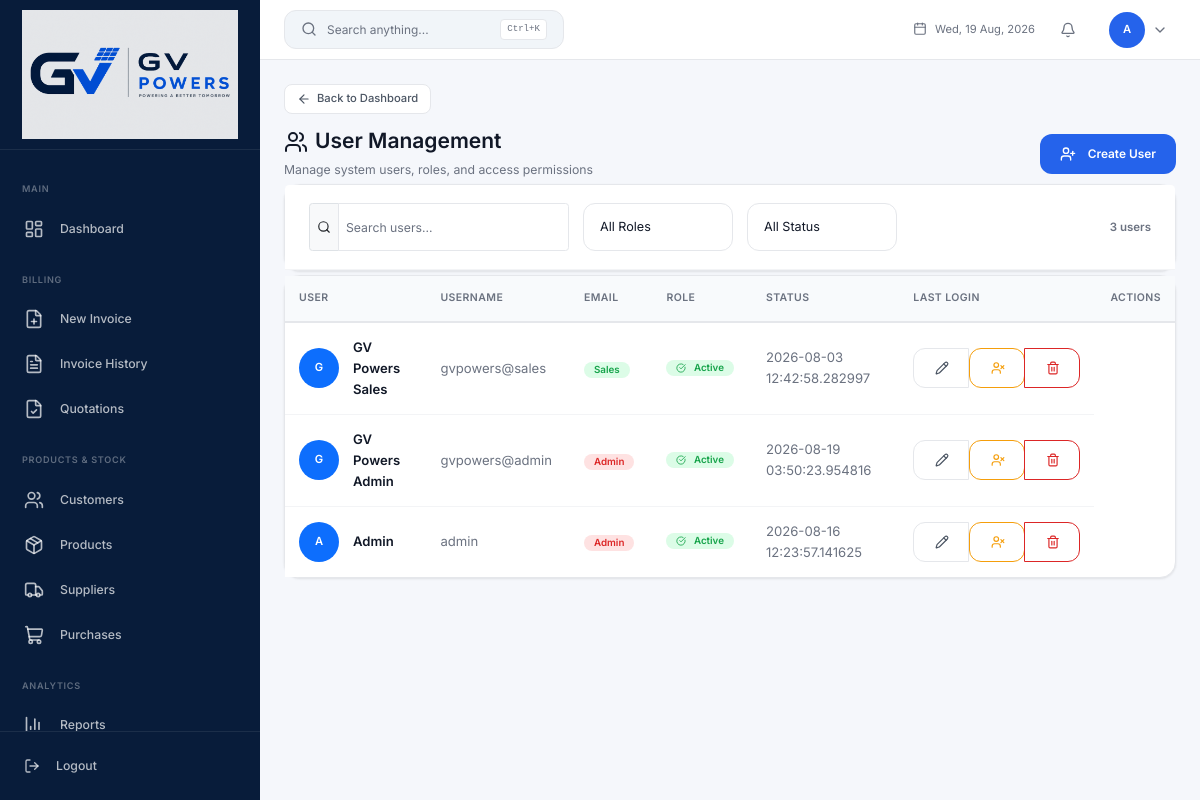
The app's page /users (signed in) with its own data.
### app.py (models this page shows, shortened)
class User(UserMixin, db.Model):
    __tablename__ = 'users'
    id = db.Column(db.Integer, primary_key=True)
    username = db.Column(db.String(80), unique=True, nullable=False)
    email = db.Column(db.String(120), unique=True, nullable=False)
    password_hash = db.Column(db.String(256), nullable=False)
    full_name = db.Column(db.String(120), nullable=False)
    role = db.Column(db.String(20), default='staff')
    is_active = db.Column(db.Boolean, default=True)
    last_login = db.Column(db.DateTime)
    created_at = db.Column(db.DateTime, default=datetime.utcnow)
    updated_at = db.Column(db.DateTime, default=datetime.utcnow, onupdate=datetime.utcnow)
    @property
    def is_admin(self): return self.role == 'admin'

### app.py (the view)
@app.route('/users')
@admin_required
def users_list():
    return render_template('admin/users.html', users=User.query.order_by(User.created_at.desc()).all())

### app.py (called while the page is built)
def admin_required(f):
    @wraps(f)
    def decorated(*args, **kwargs):
        if not current_user.is_authenticated: flash('Please log in.', 'warning'); return redirect(url_for('login'))
        if not current_user.is_admin: flash('Admin access required.', 'danger'); return redirect(url_for('index'))
        return f(*args, **kwargs)
    return decorated

@app.before_request
def enforce_role_permissions():
    if not current_user.is_authenticated:
        return
    if current_user.is_admin:
        return
    ep = request.endpoint or ''
    if ep in SALES_ENDPOINTS or ep.startswith('static'):
        return
    flash('You do not have permission to access this page.', 'danger')
    return redirect(url_for('dashboard'))

### templates/admin/users.html (shortened to what this page needs)
{% extends "layouts/admin_layout.html" %}
{% block back_link %}
<a href="{{ url_for('dashboard') }}" class="ih-back-link"><i data-lucide="arrow-left"></i> Back to Dashboard</a>
{% endblock %}
{% block content %}
<div class="d-flex justify-content-between align-items-center mb-4">
  <div>
    <h4 class="mb-1"><i data-lucide="users" class="me-2"></i>User Management</h4>
    <small class="text-muted">Manage system users, roles, and access permissions</small>
  </div>
  <button class="btn btn-primary" data-bs-toggle="modal" data-bs-target="#createUserModal">
    <i data-lucide="user-plus" class="me-1"></i> Create User
  </button>
</div>
<div class="card mb-4">
  <div class="card-header d-flex align-items-center justify-content-between flex-wrap gap-2">
    <div class="d-flex align-items-center gap-3 flex-wrap">
      <div class="input-group input-group-sm" style="width:260px;">
        <span class="input-group-text"><i data-lucide="search" style="width:14px;height:14px;"></i></span>
        <input type="text" class="form-control" placeholder="Search users..." id="userSearch">
      </div>
      <select class="form-select form-select-sm" id="roleFilter" style="width:150px;">
        <option value="">All Roles</option>
      </select>
      <select class="form-select form-select-sm" id="statusFilter" style="width:150px;">
        <option value="">All Status</option>
      </select>
    </div>
    <span class="text-muted small" id="userCount">{{ (users or [])|length }} user{{ 's' if (users or [])|length != 1 }}</span>
  </div>
</div>
<div class="card">
  <div class="card-body p-0">
    <div class="table-responsive">
      <table class="table table-hover align-middle mb-0" id="usersTable">
        <thead>
          <tr>
            <th class="ps-3">User</th>
            <th>Username</th>
            <th>Email</th>
            <th>Role</th>
            <th>Status</th>
            <th>Last Login</th>
            <th class="text-end pe-3">Actions</th>
          </tr>
        </thead>
        <tbody>
          {% for user in users or [] %}
          <tr data-role="{{ user.role }}" data-status="{{ 'active' if user.is_active else 'inactive' }}">
            <td class="ps-3">
              <div class="d-flex align-items-center">
                <div class="rounded-circle bg-primary d-flex align-items-center justify-content-center me-3" style="width:40px;height:40px;flex-shrink:0;">
                  <span class="text-white fw-semibold" style="font-size:0.8rem;">{{ (user.full_name or user.username)[0]|upper }}</span>
                </div>
                <div>
                  <div class="fw-semibold">{{ user.full_name or user.username }}</div>
                </div>
              </div>
            </td>
            <td class="text-muted">{{ user.username }}</td>
            <td>
              <span class="badge {{ 'badge-danger' if user.role == 'admin' else 'badge-info' if user.role == 'manager' else 'badge-success' if user.role == 'sales' else 'badge-secondary' }}">
                {{ user.role | capitalize }}
              </span>
            </td>
            <td>
              {% if user.is_active %}
                <span class="badge badge-success"><i data-lucide="check-circle" style="width:10px;height:10px;" class="me-1"></i>Active</span>
              {% else %}
                <span class="badge badge-danger"><i data-lucide="x-circle" style="width:10px;height:10px;" class="me-1"></i>Inactive</span>
              {% endif %}
            </td>
            <td class="text-muted">{{ user.last_login or 'Never' }}</td>
            <td class="text-end pe-3">
              <div class="btn-group btn-group-sm">
                <button class="btn btn-outline-secondary" title="Edit" data-bs-toggle="modal" data-bs-target="#editUserModal{{ user.id }}">
                  <i data-lucide="pencil" style="width:14px;height:14px;"></i>
                </button>
                <form method="POST" action="{{ url_for('toggle_user', user_id=user.id) }}" class="d-inline">
                  <button type="submit" class="btn btn-outline-{{ 'warning' if user.is_active else 'success' }}" title="{{ 'Deactivate' if user.is_active else 'Activate' }}">
                    <i data-lucide="{{ 'user-x' if user.is_active else 'user-check' }}" style="width:14px;height:14px;"></i>
                  </button>
                </form>
                <button class="btn btn-outline-danger" title="Delete" data-bs-toggle="modal" data-bs-target="#deleteUserModal{{ user.id }}">
                  <i data-lucide="trash-2" style="width:14px;height:14px;"></i>
                </button>
              </div>
            </td>
          </tr>
          {% endfor %}
        </tbody>
      </table>
    </div>
  </div>
</div>
{% endblock %}

### templates/layouts/admin_layout.html (shortened to what this page needs)
{% extends "base.html" %}
{% block body %}
<div class="app-wrapper">
    <aside class="sidebar" id="sidebar">
        <div class="sidebar-brand">
            <a href="{{ url_for('dashboard') }}" class="brand-icon-link">
                <img src="{{ url_for('static', filename='img/logo/img.png') }}" alt="GV Powers" class="brand-logo">
            </a>
        </div>
        <nav class="sidebar-nav">
            <div class="sidebar-section-title">Main</div>
            <a href="{{ url_for('dashboard') }}" class="nav-link {% if request.endpoint == 'dashboard' %}active{% endif %}" data-tooltip="Dashboard">
                <i data-lucide="layout-dashboard"></i>
                <span class="nav-text">Dashboard</span>
            </a>
            <div class="sidebar-section-title">Billing</div>
            <a href="{{ url_for('new_invoice') }}" class="nav-link {% if request.endpoint == 'new_invoice' %}active{% endif %}" data-tooltip="New Invoice">
                <i data-lucide="file-plus"></i>
                <span class="nav-text">New Invoice</span>
            </a>
            <a href="{{ url_for('invoice_history') }}" class="nav-link {% if request.endpoint in ('invoice_history', 'edit_invoice') %}active{% endif %}" data-tooltip="Invoice History">
                <i data-lucide="file-text"></i>
                <span class="nav-text">Invoice History</span>
            </a>
            {% if current_user.is_admin %}
            <a href="{{ url_for('quotations_list') }}" class="nav-link {% if request.endpoint in ('quotations_list', 'new_quotation', 'quotation_preview') %}active{% endif %}" data-tooltip="Quotations">
                <i data-lucide="file-check"></i>
                <span class="nav-text">Quotations</span>
            </a>
            <div class="sidebar-section-title">Products &amp; Stock</div>
            <a href="{{ url_for('customers_list') }}" class="nav-link {% if request.endpoint in ('customers_list', 'customer_profile', 'customer_ledger') %}active{% endif %}" data-tooltip="Customers">
                <i data-lucide="users"></i>
                <span class="nav-text">Customers</span>
            </a>
            <a href="{{ url_for('products_list') }}" class="nav-link " data-tooltip="Products">
                <i data-lucide="package"></i>
                <span class="nav-text">Products</span>
            </a>
            <a href="{{ url_for('suppliers_list') }}" class="nav-link {% if request.endpoint == 'suppliers_list' %}active{% endif %}" data-tooltip="Suppliers">
                <i data-lucide="truck"></i>
                <span class="nav-text">Suppliers</span>
            </a>
            <a href="{{ url_for('purchases_list') }}" class="nav-link {% if request.endpoint in ('purchases_list', 'purchase_orders') %}active{% endif %}" data-tooltip="Purchases">
                <i data-lucide="shopping-cart"></i>
                <span class="nav-text">Purchases</span>
            </a>
            <div class="sidebar-section-title">Analytics</div>
            {% set report_endpoints = ('reports_page', 'sales_report', 'payments_report', 'outstanding_report', 'gst_report', 'inventory_report', 'profit_report', 'customer_report', 'report_export') %}
            <a href="{{ url_for('reports_page') }}" class="nav-link {% if request.endpoint in report_endpoints %}active{% endif %}" data-tooltip="Reports">
                <i data-lucide="bar-chart-3"></i>
                <span class="nav-text">Reports</span>
            </a>
            {% endif %}
        </nav>
        <div class="sidebar-footer">
            <form action="{{ url_for('logout') }}" method="POST" class="d-inline">
                <button type="submit" class="nav-link btn btn-link text-start w-100" data-tooltip="Logout">
                    <i data-lucide="log-out"></i><span class="nav-text">Logout</span>
                </button>
            </form>
        </div>
    </aside>
    <div class="main-content">
        <header class="top-navbar">
            <button class="search-trigger" onclick="openSearch()" type="button">
                <i data-lucide="search" style="width:16px;height:16px;"></i>
                <span class="search-label">Search anything...</span>
                <kbd>Ctrl+K</kbd>
            </button>
            <div class="navbar-date">
                <i data-lucide="calendar" style="width:14px;height:14px;"></i>
                <span id="navDateDisplay"></span>
            </div>
            <div class="dropdown erp-menu" id="notificationBell" data-erp-menu>
                <button class="btn btn-link text-decoration-none position-relative p-1 erp-menu__trigger" data-erp-trigger aria-expanded="false" style="height:34px;width:34px;border-radius:10px;">
                    <i data-lucide="bell" style="width:20px;height:20px;color:var(--text-muted);"></i>
                </button>
            </div>
            <div class="dropdown erp-menu" data-erp-menu>
                <button class="user-dropdown erp-menu__trigger" data-erp-trigger aria-expanded="false" style="gap:.5rem;height:auto;width:auto;border-radius:12px;padding:.35rem .5rem;border:1px solid transparent;">
                    <div class="user-avatar">{{ current_user.full_name[0] }}</div>
                    <i data-lucide="chevron-down" style="width:16px;height:16px;color:var(--text-muted);"></i>
                </button>
            </div>
        </header>
        <div class="page-content">
            {% block back_link %}{% endblock %}
            {% block content %}{% endblock %}
        </div>
    </div>
</div>
{% endblock %}

### static/css/erp-menu.css (style rules this page uses)
.erp-menu { position: relative; display: inline-flex; }
.erp-menu__trigger { width: 34px; height: 34px; border-radius: 10px; display: inline-flex; align-items: center; justify-content: center; border: 1px solid transparent; background: transparent; color: var(--text-muted, #6b7280); cursor: pointer; transition: background .15s, color .15s, border-color .15s, transform .1s; flex-shrink: 0; }

### records on screen
User: full_name "A", full_name "Admin", username "admin", role "Admin", is_active True (drawn), last_login "2026-08-16 12:23:57.141625"
User: full_name "G", full_name "GV Powers Sales", username "gvpowers@sales", role "Sales", is_active True (drawn), last_login "2026-08-03 12:42:58.282997"
User: full_name "G", full_name "GV Powers Admin", username "gvpowers@admin", role "Admin", is_active True (drawn), last_login "2026-08-19 03:50:23.954816"

### other values on screen
{{ (users or [])|length }} "3"
{{ 's' if (users or [])|length != 1 }} "s"
